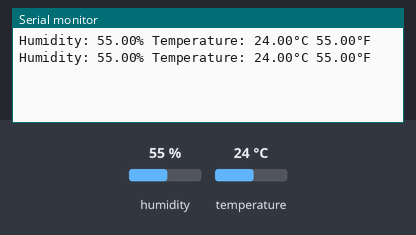
A sketch run on a simulated Arduino Uno, built with avr-gcc and run on an emulated ATmega328P. Parts: the last lines printed to the serial monitor. Inputs (shaded band) come from the test bench; at power-on: humidity 55 %, temperature 24 °C.

Above: at 4.8 s.
4.9 s: humidity set to 22 %
At 7.1 s:
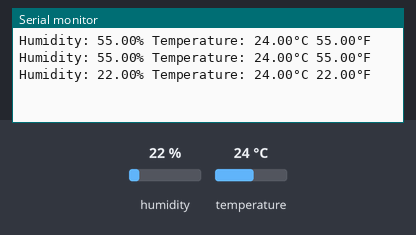
7.9 s: temperature set to 12 °C
At 9.5 s:
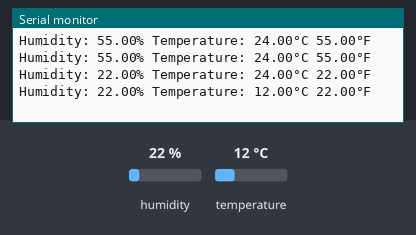
10.9 s: humidity set to 40 %
At 13.2 s:
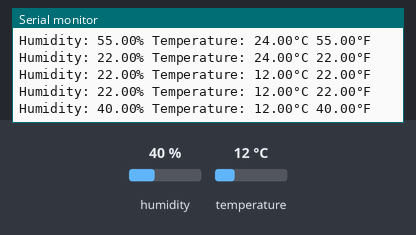
Timing chart, 0 to 14.7 s (numbered marks = the images above; inputs shaded):
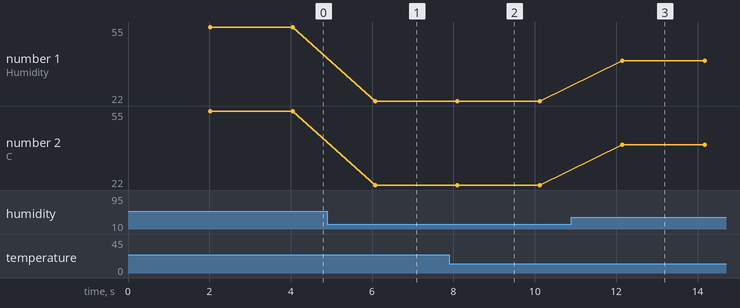

The sketch:

03_01_temp_dht11.ino
```cpp
#include "DHT.h"
#define DHTPIN 3
#define DHTTYPE DHT11

DHT dht(DHTPIN, DHTTYPE);

void setup()
{
  Serial.begin(9600);
  dht.begin();
}

void loop()
{
  delay(2000);
  float h = dht.readHumidity();        // 습도
  float c = dht.readTemperature();     // 온도(섭씨)
  float f = dht.readTemperature(true); // 온도(화씨)

  if (isnan(h) || isnan(c) || isnan(f))
  { // 측정 실패 시 값을 무시하는 코드
    Serial.println("Fail to read form DHT sensor");
    return;
  }

  Serial.print("Humidity: "); // 측정된 온습도 값을 시리얼 모니터에 출력
  Serial.print(h);
  Serial.print("% Temperature: ");
  Serial.print(c);
  Serial.print("°C ");
  Serial.print(h);
  Serial.println("°F");
}
```

Measured:
- after the input at 4.9 s, the serial monitor: prints a new line after 1.2 s (image 1)
- after the input at 7.9 s, the serial monitor: prints a new line after 0.20 s (image 2)
- after the input at 10.9 s, the serial monitor: prints a new line after 1.2 s (image 3)
- plotted number 1: 55 → 22 after the input at 4.9 s, 22 → 40 after the input at 10.9 s
- plotted number 2: 55 → 22 after the input at 4.9 s, 22 → 40 after the input at 10.9 s
